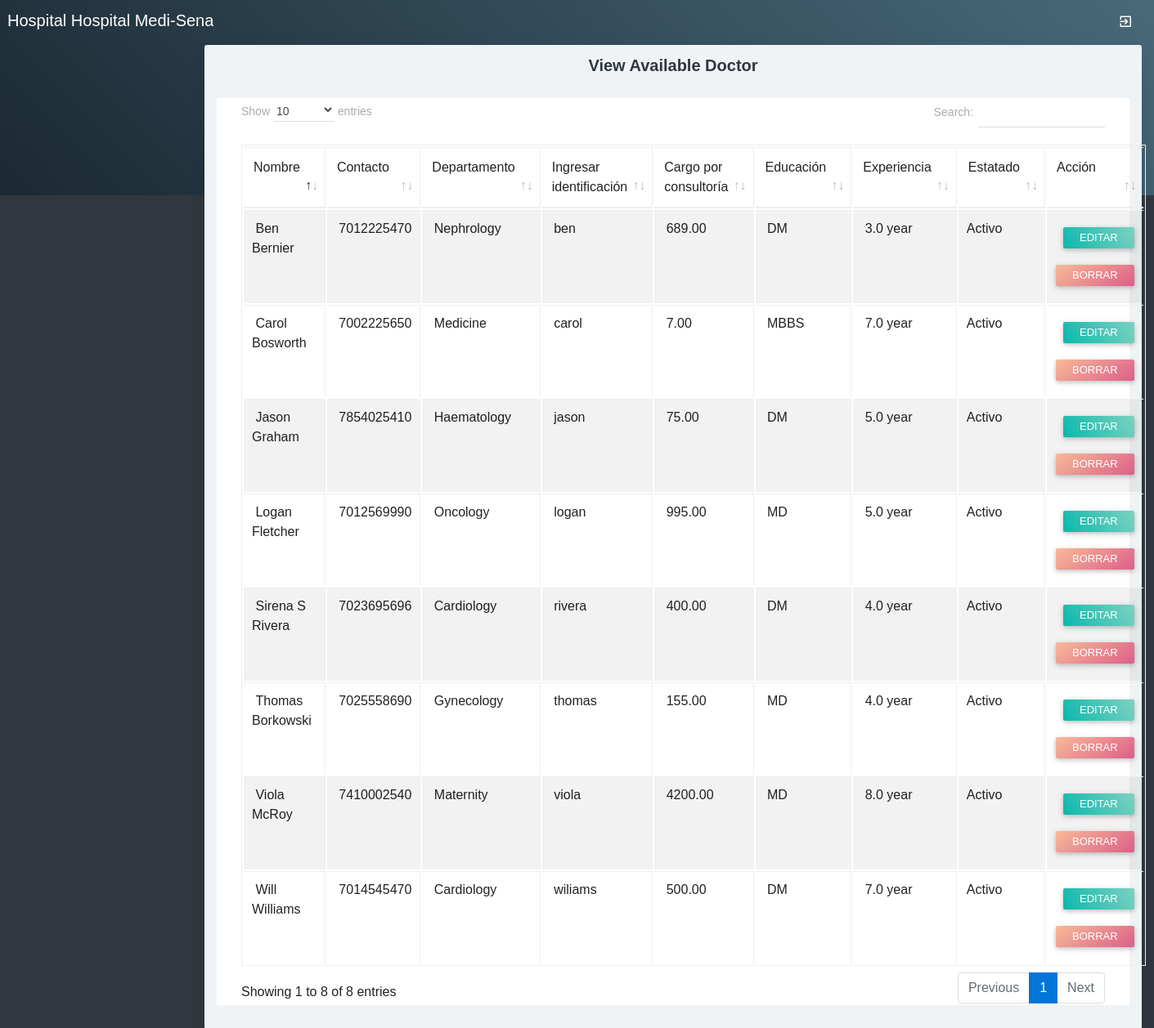
/viewdoctor.php, run on an earlier commit of the app's database.
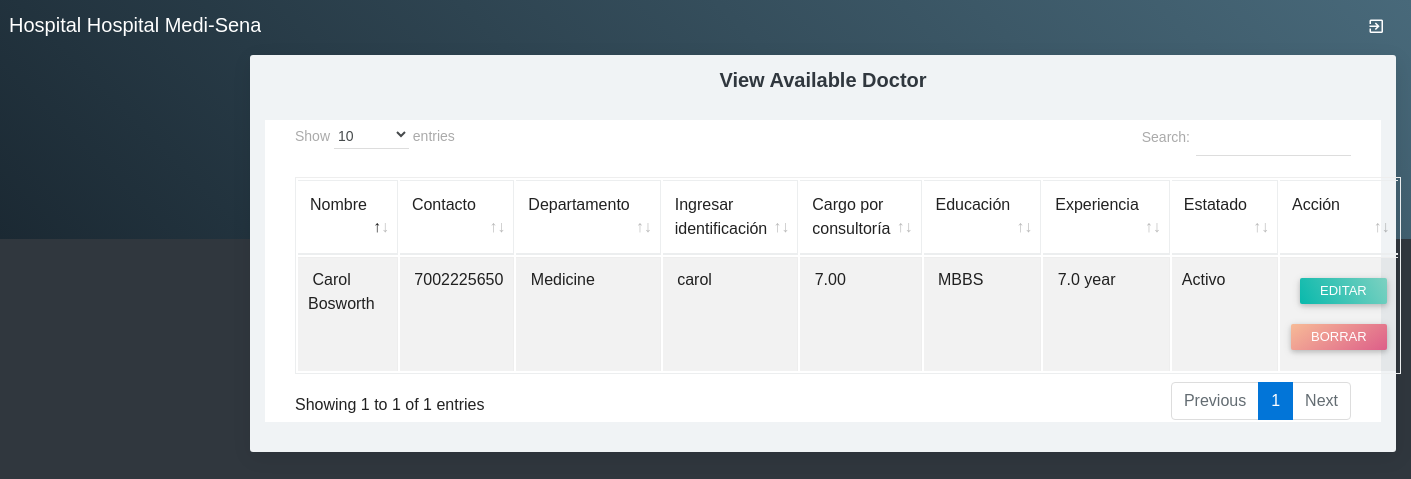
And on a later commit of the database.
### tables this page shows
CREATE TABLE `doctor` (
  `doctorid` int(10) NOT NULL,
  `doctorname` varchar(50) NOT NULL,
  `mobileno` varchar(15) NOT NULL,
  `departmentid` int(10) NOT NULL,
  `loginid` varchar(25) NOT NULL,
  `password` varchar(25) NOT NULL,
  `status` varchar(10) NOT NULL,
  `education` varchar(25) NOT NULL,
  `experience` float(11,1) NOT NULL,
  `consultancy_charge` float(10,2) NOT NULL
);

CREATE TABLE `department` (
  `departmentid` int(10) NOT NULL,
  `departmentname` varchar(100) NOT NULL,
  `description` text NOT NULL,
  `status` varchar(10) NOT NULL
);

### viewdoctor.php (the view, shortened to what this page needs)
<?php
include("adformheader.php");
include("dbconnection.php");
?>
<div class="container-fluid">
	<div class="block-header">
		<h2 class="text-center">View Available Doctor</h2>
	</div>
<div class="card">
	<section class="container">
		<table class="table table-bordered table-striped table-hover js-basic-example dataTable">
			<thead>
				<tr>
					<td>Nombre</td>
					<td>Contacto</td>
					<td>Departamento</td>
					<td>Ingresar identificación</td>
					<td>Cargo por consultoría</td>
					<td>Educación</td>
					<td>Experiencia</td>
					<td>Estatado</td>
					<td>Acción</td>
				</tr>
			</thead>
			<tbody>
				<?php
				$sql ="SELECT * FROM doctor";
				$qsql = mysqli_query($con,$sql);
				while($rs = mysqli_fetch_array($qsql))
				{
					$sqldept = "SELECT * FROM department WHERE departmentid='$rs[departmentid]'";
					$qsqldept = mysqli_query($con,$sqldept);
					$rsdept = mysqli_fetch_array($qsqldept);
					echo "<tr>
					<td>&nbsp;$rs[doctorname]</td>
					<td>&nbsp;$rs[mobileno]</td>
					<td>&nbsp;$rsdept[departmentname]</td>
					<td>&nbsp;$rs[loginid]</td>
					<td>&nbsp;$rs[consultancy_charge]</td>
					<td>&nbsp;$rs[education]</td>
					<td>&nbsp;$rs[experience] year</td>
					<td>$rs[status]</td>
					<td>&nbsp;
					<a href='doctor.php?editid=$rs[doctorid]' class='btn btn-sm btn-raised g-bg-cyan'>Editar</a> <a href='viewdoctor.php?delid=$rs[doctorid]' class='btn btn-sm btn-raised g-bg-blush2'>Borrar</a> </td>
					</tr>";
				}
				?>      </tbody>
			</table>
		</section>
	</div>
</div>
	<?php
	include("adformfooter.php");
	?>

### adformheader.php (shortened to what this page needs)
<!DOCTYPE html>
<html>
<head>
    <link href="assets/plugins/bootstrap/css/bootstrap.min.css" rel="stylesheet" />
    <link href="assets/plugins/jquery-datatable/dataTables.bootstrap4.min.css" rel="stylesheet">
    <link href="assets/css/main.css" rel="stylesheet">
    <link href="assets/css/themes/all-themes.css" rel="stylesheet" />
    <link rel="stylesheet" href="sweetalert2.min.css">
</head>
<body class="theme-cyan">
    <nav class="navbar clearHeader">
        <div class="col-12">
            <div class="navbar-header"> <a href="javascript:void(0);" class="bars"></a> <a class="navbar-brand"
                    href="#">Hospital Hospital Medi-Sena</a> </div>
            <ul class="nav navbar-nav navbar-right">
                <li>
                    <a data-placement="bottom" title="Full Screen" href="logout.php"><i
                            class="zmdi zmdi-sign-in"></i></a>
                </li>
            </ul>
        </div>
    </nav>
    <section>
        <aside id="leftsidebar" class="sidebar">
        </aside>
    </section>
    <section class="content home">

### adformfooter.php (shortened to what this page needs)
</section>
</body>
</body>
</html>

### assets/css/themes/all-themes.css (style rules this page uses)
.theme-cyan .navbar-brand { color: #fff; }
.theme-cyan .nav > li > a { color: #fff; }

What changed in the data, as far as the page shows it:
removed doctor: doctorname "Sirena S Rivera", mobileno "7023695696", departmentid.departmentname "Cardiology", loginid "rivera", consultancy_charge "400.00", education "DM", experience "4.0", status "Activo"
removed doctor: doctorname "Will Williams", mobileno "7014545470", departmentid.departmentname "Cardiology", loginid "wiliams", consultancy_charge "500.00", education "DM", experience "7.0", status "Activo"
removed doctor: doctorname "Thomas Borkowski", mobileno "7025558690", departmentid.departmentname "Gynecology", loginid "thomas", consultancy_charge "155.00", education "MD", experience "4.0", status "Activo"
removed doctor: doctorname "Jason Graham", mobileno "7854025410", departmentid.departmentname "Haematology", loginid "jason", consultancy_charge "75.00", education "DM", experience "5.0", status "Activo"
removed doctor: doctorname "Viola McRoy", mobileno "7410002540", departmentid.departmentname "Maternity", loginid "viola", consultancy_charge "4200.00", education "MD", experience "8.0", status "Activo"
removed doctor: doctorname "Logan Fletcher", mobileno "7012569990", departmentid.departmentname "Oncology", loginid "logan", consultancy_charge "995.00", education "MD", experience "5.0", status "Activo"
removed doctor: doctorname "Ben Bernier", mobileno "7012225470", departmentid.departmentname "Nephrology", loginid "ben", consultancy_charge "689.00", education "DM", experience "3.0", status "Activo"
Also different on the page:
text written by a page script: "Show entries Search: Showing 1 to 8 of 8 entries Previous 1 Next" → "Show entries Search: Showing 1 to 1 of 1 entries Previous 1 Next"
